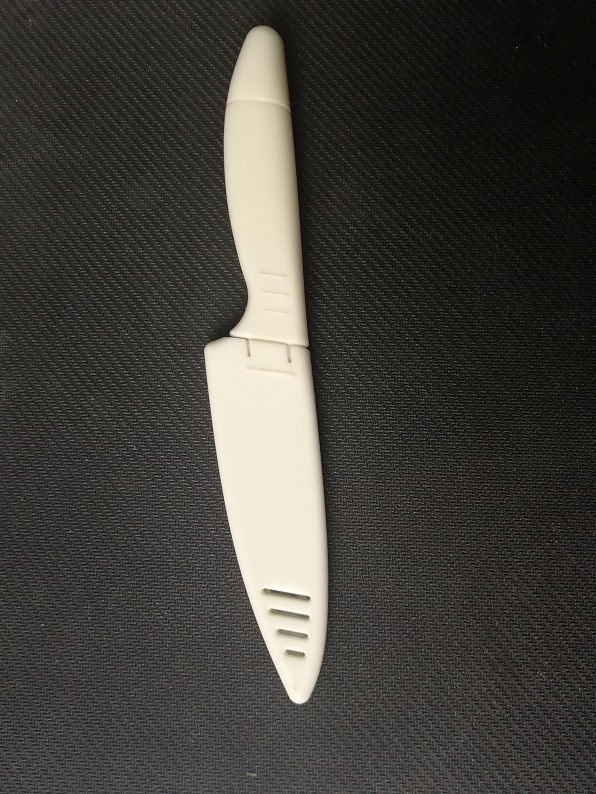
#> input picture Moudel10/zernike_moments/2.jpg, 596 x 794 px
$ python detect_game.py   (Python 2 division)   (older library calls are emulated)
#> lines starting #> are read from the running program, lines starting #| are printed output that depends on the picture; after the words box and inside, x2 and y2 are one past the last pixel; in counts of white or black regions, pixels touching at a corner belong together
#> further down, refImage is the input picture: shape (794, 596, 3); mean B, G, R 58.5, 63.7, 65.6
from scipy.spatial import distance as dist
import numpy as np
import mahotas
import cv2
import imutils

def describe_shapes(image):
    shapeFeatures = []
    gray = cv2.cvtColor(image, cv2.COLOR_BGR2GRAY)
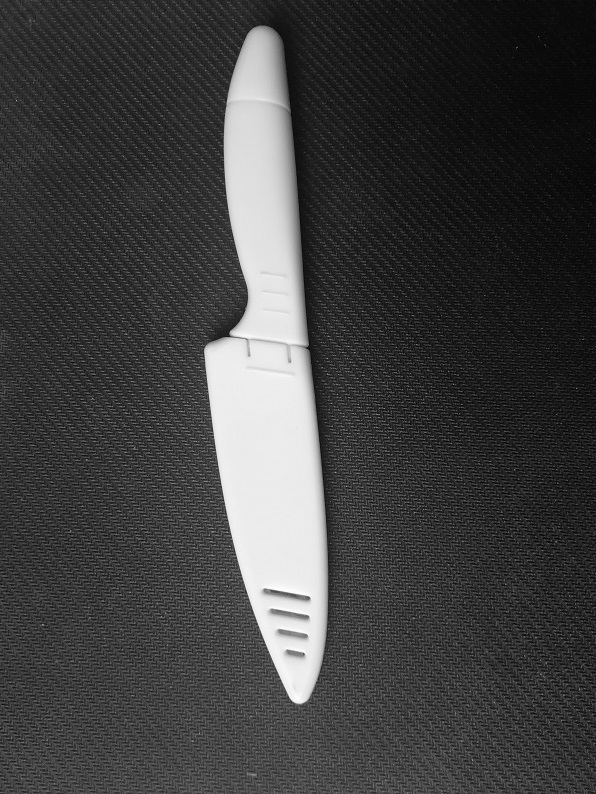
#> gray: shape (794, 596); min 0, max 254, mean 63.7
    blurred = cv2.GaussianBlur(gray, (13, 13), 0)
    cv2.imshow("2", blurred)
    cv2.waitKey(0)
    thresh = cv2.threshold(blurred, 120, 255, cv2.THRESH_BINARY)[1]
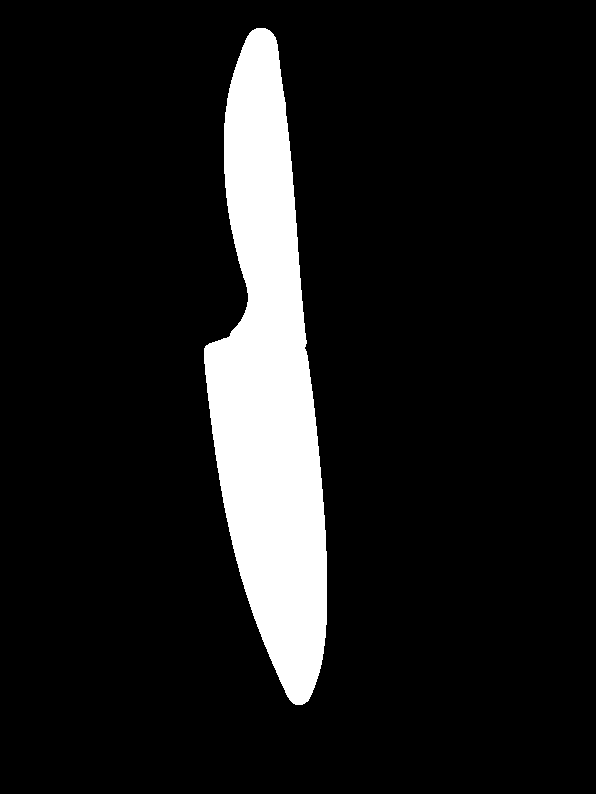
#> thresh: shape (794, 596); 10.5% white; 1 white region, box (x1, y1, x2, y2) and area: (204, 28, 327, 705) 49620
    thresh  = cv2.dilate(thresh, None, iterations = 4)
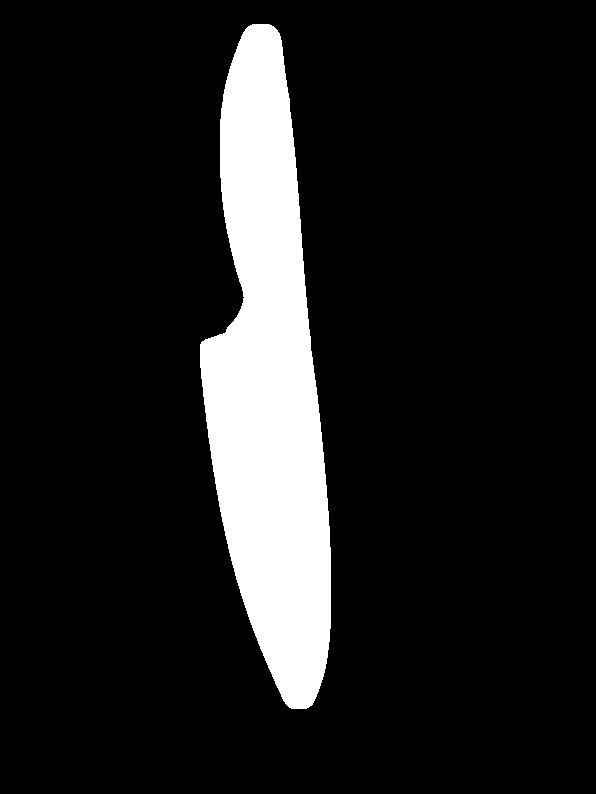
#> thresh: shape (794, 596); 11.9% white; 1 white region, box (x1, y1, x2, y2) and area: (200, 24, 331, 709) 56285
    thres = cv2.erode(thresh, None, iterations = 2)
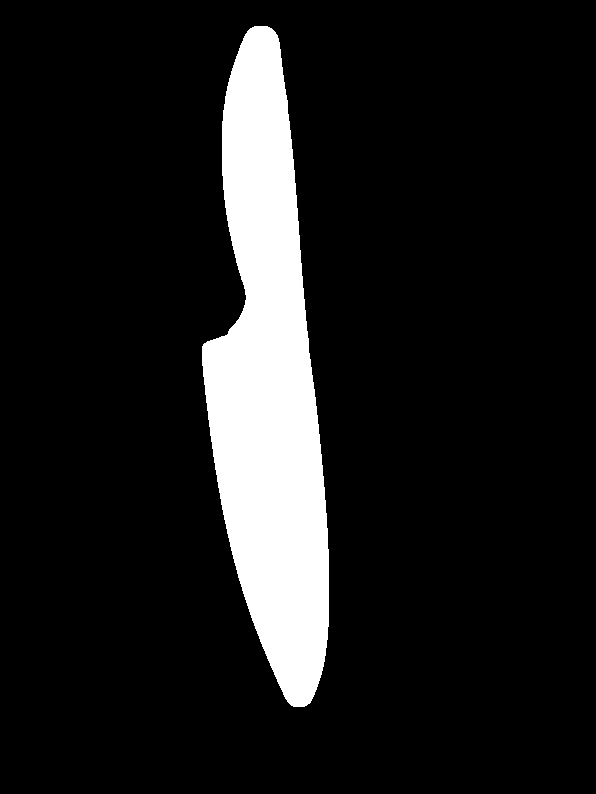
#> thres: shape (794, 596); 11.2% white; 1 white region

    cnts = cv2.findContours(thresh.copy(), cv2.RETR_EXTERNAL, cv2.CHAIN_APPROX_SIMPLE)
#> cnts = 1 contour; box (x1, y1, x2, y2) and area: (200, 24, 331, 709) 55574
    cnts = cnts[0] if imutils.is_cv2() else cnts[1]
    for c in cnts:
        mask = np.zeros(image.shape[:2], dtype = "uint8")
        cv2.drawContours(mask, [c], -1, 255, -1)
        (x, y, w, h) = cv2.boundingRect(c)
        roi = mask[y:y + h, x:x + w]
        features = mahotas.features.zernike_moments(roi, cv2.minEnclosingCircle(c)[1], degree = 8)
        print " -  -  -  -  -  -  -  -  -  -  - "
      #  features = mahotas.features.zernike_moments(roi, 200, degree = 8)
        #print cv2.minEnclosingCircle(c)[1]

        #print features
        shapeFeatures.append(features)
#> this loop made 1 pass
#> (x, y, w, h) on pass 1: (200, 24, 131, 685)
#> pass 1, in describe_shapes, `roi = mask[y:y + h, x:x + w]`:
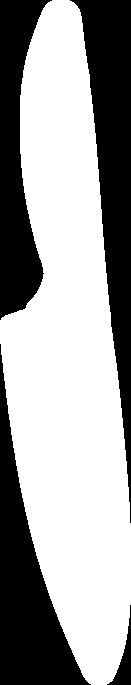
#> roi: shape (685, 131); 62.7% white; 4 black regions, box (x1, y1, x2, y2) and area: (70, 0, 131, 523) 12827, (0, 344, 91, 685) 11011, (0, 0, 52, 320) 9022, (107, 605, 131, 685) 590
#> after the loop, shapeFeatures = []


    return(cnts, shapeFeatures)

refImage = cv2.imread("2.jpg")
#> (the run stopped early here; a loop or call above may not have finished)

$ run again, with Moudel10/zernike_moments/11.jpg copied over Moudel10/zernike_moments/2.jpg
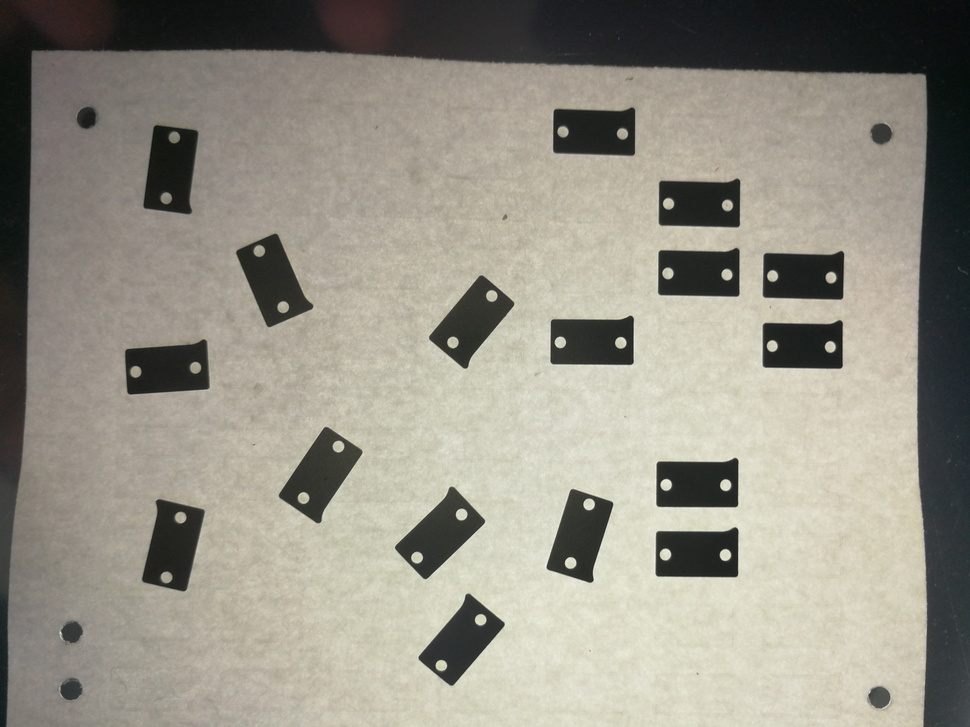
#> input picture Moudel10/zernike_moments/11.jpg, 970 x 727 px, shrunk from 3968 x 2976 before the run
#> refImage is the input picture: shape (727, 970, 3); mean B, G, R 134.3, 146.1, 149.6
#> in describe_shapes, `thresh = cv2.threshold(blurred, 120, 255, cv2.THRESH_BINARY)[1]`:
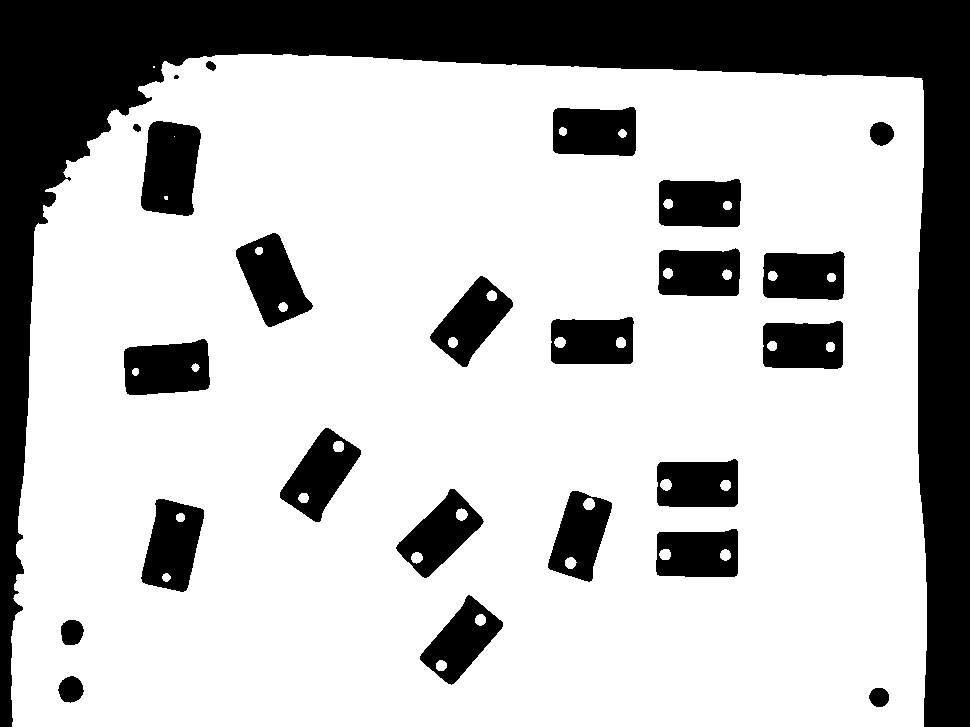
#> thresh: shape (727, 970); 73.7% white; 25 black regions (1 under 20 px), largest, box (x1, y1, x2, y2) and area: (0, 0, 970, 727) 121848, (141, 121, 201, 216) 4579, (124, 339, 210, 395) 3980
#> thres: shape (727, 970); 76.5% white; 22 black regions
#> cnts = 1 contour; box (x1, y1, x2, y2) and area: (7, 50, 931, 727) 591647
#> the loop in describe_shapes, `for c in cnts:` made 1 pass
#> (x, y, w, h) on pass 1: (7, 50, 924, 677)
#> after the loop in describe_shapes, `for c in cnts:`:
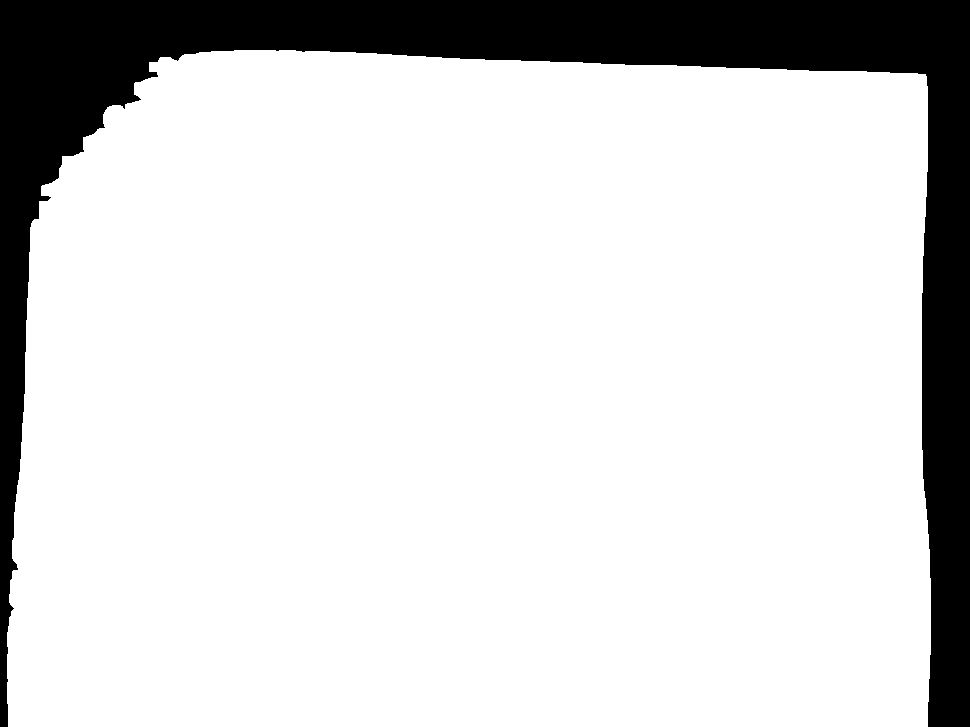
#> mask: shape (727, 970); 84.1% white; 1 black region, box (x1, y1, x2, y2) and area: (0, 0, 970, 727) 111975
#> after the loop in describe_shapes, `for c in cnts:`: shapeFeatures = []

$ run again, with Moudel10/zernike_moments/22.jpg copied over Moudel10/zernike_moments/2.jpg
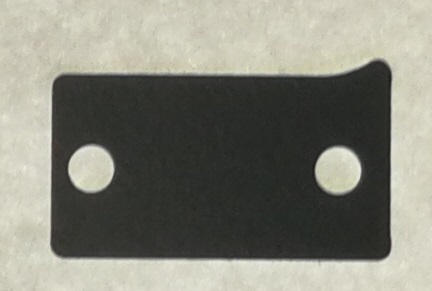
#> input picture Moudel10/zernike_moments/22.jpg, 432 x 291 px
#> refImage is the input picture: shape (291, 432, 3); mean B, G, R 120.9, 131.9, 132.1
#> in describe_shapes, `thresh = cv2.threshold(blurred, 120, 255, cv2.THRESH_BINARY)[1]`:
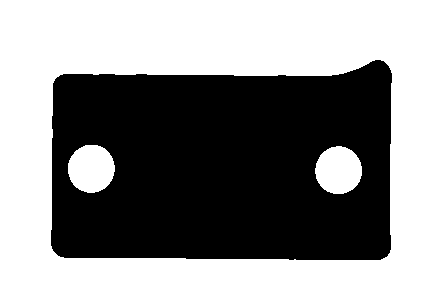
#> thresh: shape (291, 432); 53.1% white; 1 black region, box (x1, y1, x2, y2) and area: (51, 60, 392, 260) 58982
#> in describe_shapes, `thres = cv2.erode(thresh, None, iterations = 2)`:
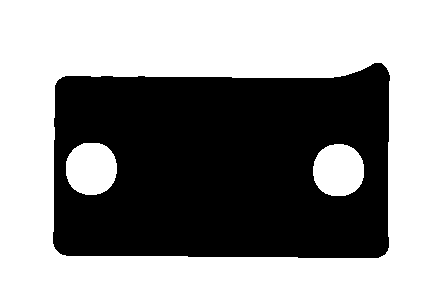
#> thres: shape (291, 432); 55.5% white; 1 black region
#> in describe_shapes, `cnts = cv2.findContours(thresh.copy(), cv2.RETR_EXTERNAL, cv2.CHAIN_AP..`: cnts = 1 contour; box (x1, y1, x2, y2) and area: (0, 0, 432, 291) 124990
#> in describe_shapes, `cnts = cnts[0] if imutils.is_cv2() else cnts[1]`: cnts = [[[0, 0], [0, 290], [431, 290], [431, 0]]]
#> the loop in describe_shapes, `for c in cnts:` made 1 pass
#> (c, x, y, w, h) on pass 1: ([[0, 0], [0, 290], [431, 290], [431, 0]], 0, 0, 432, 291)
#> after the loop in describe_shapes, `for c in cnts:`: shapeFeatures = []
